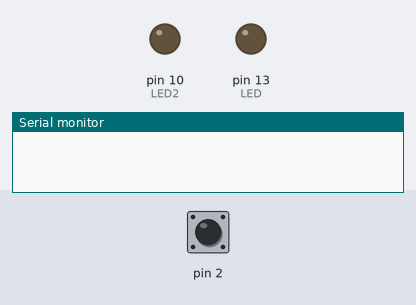
The sketch below on a simulated Arduino Uno, built with avr-gcc and run on an emulated ATmega328P. Parts: output pins drawn as LEDs (lit = HIGH), the last lines printed to the serial monitor. Dashed ring = blinking. The inputs (shaded band) are chosen by the test bench; at power-on: pin 2 LOW.

Above: at 1.2 s.
1.3 s: pin 2 driven HIGH
At 2.1 s:
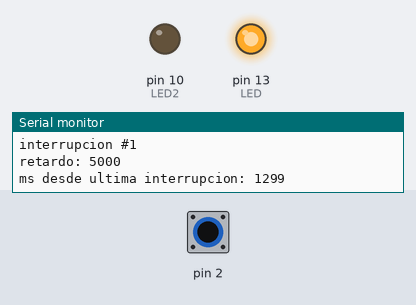
2.8 s: pin 2 pulsed LOW 5 times (0.12 s each, 0.3 s apart)
At 6.1 s:
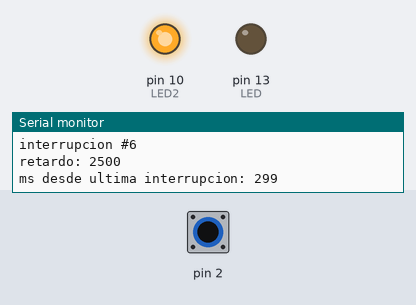
7.3 s: pin 2 pulsed LOW 5 times (0.12 s each, 0.3 s apart)
At 9.4 s:
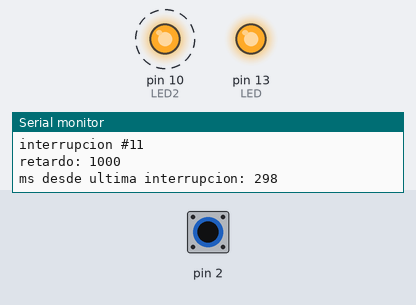
Timing chart, 0 to 17.8 s (numbered marks = the images above; inputs shaded):
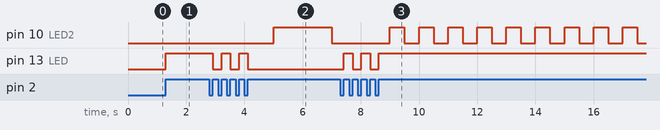

Measured:
- after the input at 1.3 s, pin 13 (LED): LOW → HIGH at once
- after the input at 2.8 s, pin 13 (LED): alternates HIGH for 0.30 s and LOW for 0.30 s, 5 changes in all, then stays LOW, starting after 0.12 s
- after the input at 7.3 s, pin 10 (LED2): alternates HIGH for 0.50 s and LOW for 0.50 s, starting after 2.2 s; pin 13 (LED): alternates HIGH for 0.30 s and LOW for 0.30 s, 5 changes in all, then stays HIGH, starting after 0.12 s

The sketch:

interrupts.ino
```cpp
#define LED 13
#define LED2 10

unsigned long previousMillis = 0;
volatile byte state = LOW;
volatile byte state2 = LOW;
int contint = 0;
int milisactuales = 0;
int retardo = 5000;

void setup() {
  Serial.begin(9600);
  pinMode(LED, OUTPUT);
  pinMode(LED2, OUTPUT);
  attachInterrupt(0, toggle, RISING);
}

void loop() {// rutina normal
  digitalWrite(LED2, state2);
  state2 = !state2;
  delay(int(retardo));
}

void toggle() {// rutina de la interrupcion
  state = !state;
  contint = ++contint;
  digitalWrite(LED, state);
  Serial.print("interrupcion #");
  Serial.println(contint);
  Serial.print("retardo: ");
  Serial.println(retardo);
  Serial.print("ms desde ultima interrupcion: ");
  Serial.println(int(millis())-milisactuales);
  if((int(millis()) - milisactuales) < retardo){
    milisactuales = int(millis());
    if (retardo - 500 > 0){
      retardo = retardo - 500;
    }
  }
  else {
    retardo = retardo + 500;
    milisactuales = int(millis());
  }
}
```
